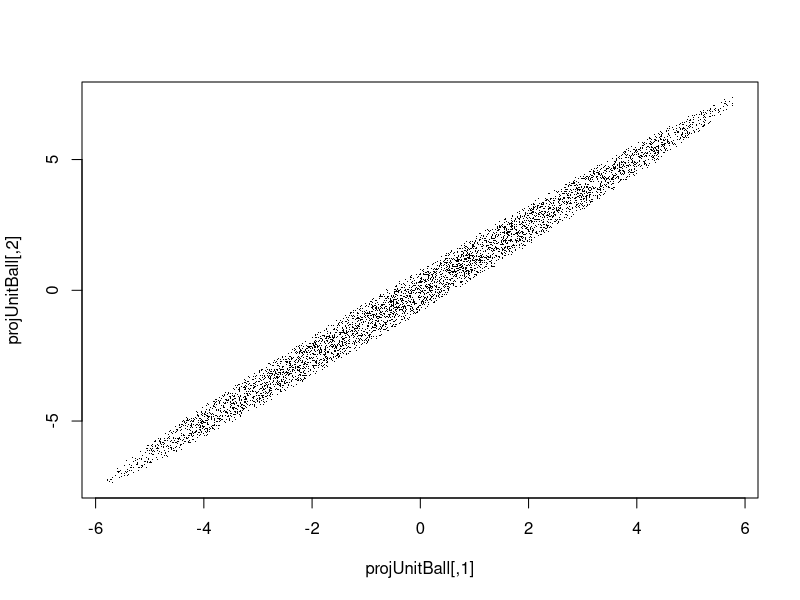
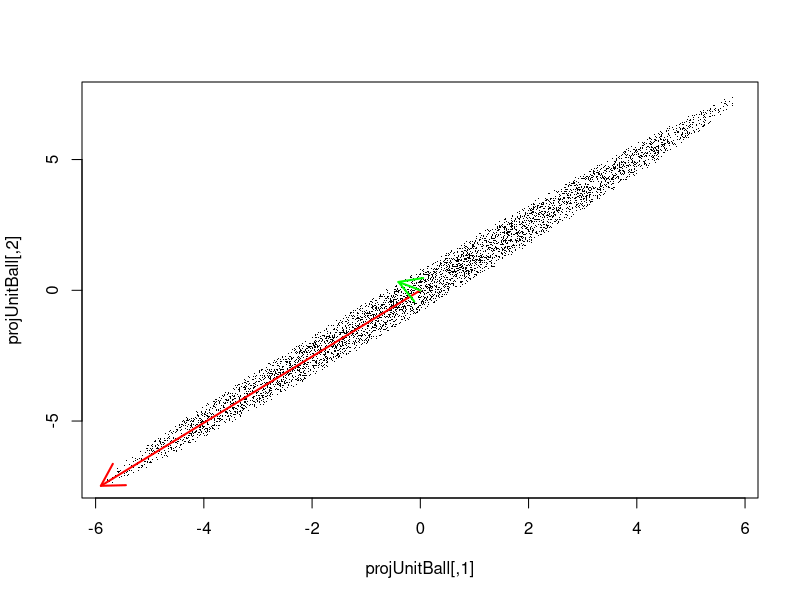

The R script that drew these images, in order:
## ---- chunk 1
A <- matrix(1:6,ncol=3)
A

SVD <- svd(A, nu=2, nv=3)
Sigma <- cbind(diag(SVD$d),0)
U <- SVD$u
V <- SVD$v
A - U %*% Sigma %*% t(V)
## ---- chunk 2
N <- 1e4
p <- 3
unitBall <- matrix(runif(N * p, -1, 1), nrow=3)
unitBall <- unitBall[,apply(unitBall^2, 2, sum) < 1]
unitBall[,1:4]
## ---- chunk 3
projUnitBall <- t(A %*% unitBall)
plot(projUnitBall,pch=".")
## ---- chunk 4
v1 <- (A %*% V)[,1]
v2 <- (A %*% V)[,2]
plot(projUnitBall,pch=".")
arrows(0,0,v1[1],v1[2],col="red",lwd=2)
arrows(0,0,v2[1],v2[2],col="green",lwd=2)
## ---- chunk 5
X  <- matrix(c(10^9, -1, -1, 10^(-5)), 2, 2)
beta <- c(1,1)
y <- X %*% beta
Xinv <- solve(X)
Xinv %*% y

## ---- chunk 6
XtXinv <- solve(t(X) %*% X, tol=0)
Xty <- t(X) %*% y
XtXinv %*% Xty
